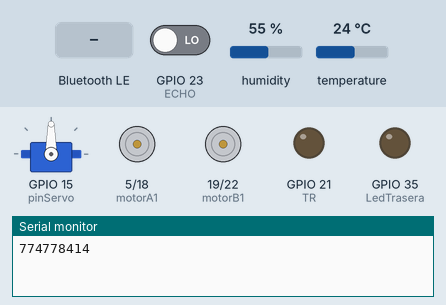
Simulated run of this sketch. Board: ESP32. Parts: servo, motor-driver pin pairs drawn as motors (green arrow = first pin HIGH = forward, orange = second pin HIGH = backward, longer = more drive, scaled by the enable pin), output pins drawn as LEDs (lit = HIGH), the last lines printed to the serial monitor. Dashed ring = blinking. Inputs (shaded band) come from the test bench; at power-on: GPIO 23 (ECHO) LOW, humidity 55 %, temperature 24 °C. Nothing arrives over Bluetooth unless stated; a phone connects over Bluetooth LE 3 s after start.

Above: at 1.2 s.
1.3 s: Bluetooth LE write "8" received
At 3.3 s:
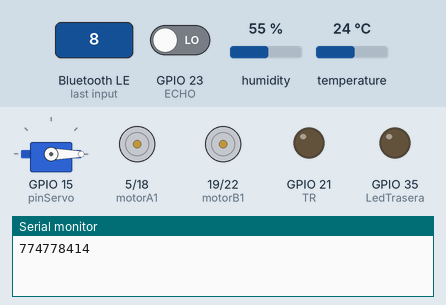
4.3 s: Bluetooth LE write "1" received
At 7.2 s:
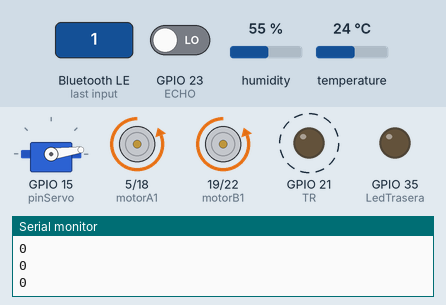
7.3 s: Bluetooth LE write "4" received
At 10.1 s:
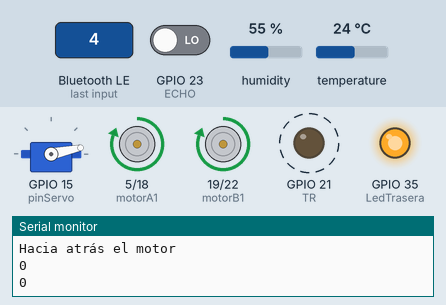
10.3 s: Bluetooth LE write "2" received
At 11.1 s:
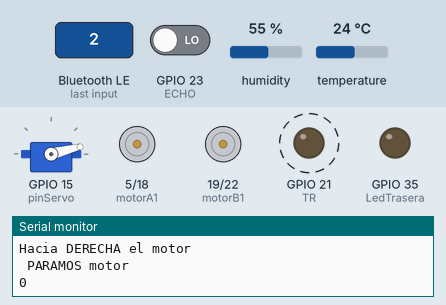
13.3 s: Bluetooth LE write "5" received
16.3 s: Bluetooth LE write "3" received
At 18.8 s:
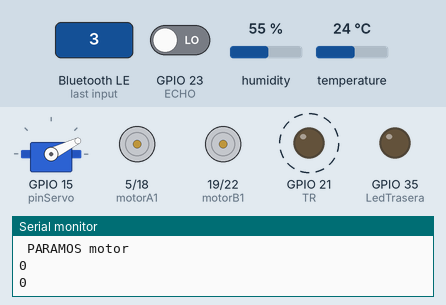
Timing chart, 0 to 27.2 s (numbered marks = the images above; inputs shaded):
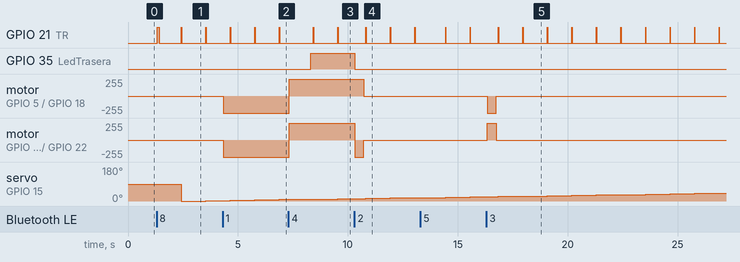

Measured:
- after the input at 1.3 s, GPIO 21 (TR): LOW → HIGH at once, then repeats every 1.0 s: LOW 1.0 s, HIGH 0.02 s; servo on GPIO 15 (pinServo): 90° → 0° after 1.1 s, → 2° 1.1 s later
- after the input at 4.3 s, motor on GPIO 5 (motorA1) / GPIO 18 (motorA2), motor on GPIO 19 (motorB1) / GPIO 22 (motorB2): stopped → backward 255/255 at once
- after the input at 7.3 s, GPIO 35 (LedTrasera): LOW → HIGH after 1.0 s; motor on GPIO 5 (motorA1) / GPIO 18 (motorA2), motor on GPIO 19 (motorB1) / GPIO 22 (motorB2): backward 255/255 → forward 255/255 at once
- after the input at 10.3 s, GPIO 35 (LedTrasera): HIGH → LOW at once; motor on GPIO 5 (motorA1) / GPIO 18 (motorA2): forward 255/255 → stopped after 0.42 s; motor on GPIO 19 (motorB1) / GPIO 22 (motorB2): forward 255/255 → backward 255/255 at once, → stopped 0.40 s later
- after the input at 16.3 s, motor on GPIO 5 (motorA1) / GPIO 18 (motorA2): stopped → backward 255/255 after 0.05 s, → stopped 0.40 s later; motor on GPIO 19 (motorB1) / GPIO 22 (motorB2): stopped → forward 255/255 after 0.05 s, → stopped 0.40 s later

The sketch:

carController.ino
```cpp
/*
    Based on Neil Kolban example for IDF: https://github.com/nkolban/esp32-snippets/blob/master/cpp_utils/tests/BLE%20Tests/SampleWrite.cpp
    Ported to Arduino ESP32 by Evandro Copercini
*/

#include <BLEDevice.h>
#include <BLEUtils.h>
#include <BLEServer.h>
#include <ESP32Servo.h>
#include <dht11.h>

// See the following for generating UUIDs:
// https://www.uuidgenerator.net/

#define SERVICE_UUID "4fafc201-1fb5-459e-8fcc-c5c9c331914b"
#define CHARACTERISTIC_UUID "beb5483e-36e1-4688-b7f5-ea07361b26a8"

#define enableA 4
#define motorA1 5
#define motorA2 18

#define enableB 2
#define motorB1 19
#define motorB2 22

int LedTrasera = 35;

//variable para el uso del servomotor
int pos = 0;
int i = 0;
int pinServo = 15;

int TR = 21;
int ECHO = 23;
int DISTANCIA;
int DURACION;

Servo servo_15;

/*
  importación de libreria de temperatura y
  pin que usara el sensor
*/
dht11 DHT11;
#define DHT11PIN 13

//variable global que contiene el valor de las peticiones
char req = '0';
char result;

//variable int que definira a donde girara el carro
int mover = 1;
int turnTime = 2000;

/*
  variable que almacenará el valor de la temperatura
*/
float temperatura = 0.0;
/*
  se crea esta clase para escuchar las peticiones que realiza el usuario
  mediante la conexion bluetooth
*/
class MyCallbacks : public BLECharacteristicCallbacks {
  void onWrite(BLECharacteristic *pCharacteristic) {
    //se captura el valor que envio el usuario
    std::string value = pCharacteristic->getValue();

    //se valida que tenga valores el dato enviado
    if (value.length() > 0) {

      // el valor llega en formato array, y se extrae la posicion 0
      req = value[0];

      //se habilitan los motores
      digitalWrite(enableA, HIGH);
      digitalWrite(enableB, HIGH);

      int chk = 0;
      std::string response = "";
      //se realizan validaciones para la acción que va ejecutar
      switch (req) {
        case '1':
          mover(1);
          break;
        case '2':
          mover(2);
          delay(400);
          stop();
          break;
        case '3':
          mover(3);
          delay(400);
          stop();
          break;
        case '4':
          mover(4);
          break;
        case '0':
          stop();
          break;
        case '8':
          //se habilita modo automatico
          result = 'enabled';
          break;
        case '9':
          //se habilita modo manual
          result = 'disabled';
          break;
        case '5':
          Serial.println("Iniciando escaneo de tempeartura ");
          Serial.print(req);

          //se habilita modo senso de temperatura

          //se lee el valor de temperatura y se realizan validaciones
          //para identificar que sucedió con la lectura
          delay(1000);
          chk = DHT11.read(DHT11PIN);
          switch (chk) {
            case DHTLIB_OK:
              Serial.println("Correcto");
              response = "Correcto";
              temperature(pCharacteristic, response);
              break;
            case DHTLIB_ERROR_CHECKSUM:
              Serial.println("Error de datos");
              response = "Error de datos";
              temperatureFailure(pCharacteristic, response);
              break;
            case DHTLIB_ERROR_TIMEOUT:
              Serial.println("Error de tiempo de espera");
              response = "Error de tiempo de espera";
              temperatureFailure(pCharacteristic, response);
              break;
            default:
              Serial.println("Error desconocido");
              response = "Error desconocido";
              temperatureFailure(pCharacteristic, response);
              break;
          }
          break;
        default:
          req = 'go';
          stop();
          break;
      }
    }
  }

  void temperature(BLECharacteristic *pCharacteristic, std::string response) {
    Serial.print("Humedad (%): ");
    Serial.println((float)DHT11.humidity, 1);

    Serial.print("Temperatura (C): ");
    Serial.println((float)DHT11.temperature, 1);
    temperatura = (float)DHT11.temperature;

    //se convierte a string el valor float
    char buffer[10];
    itoa(temperatura, buffer, 10);
    response = buffer;
    temperatura = 0;

    Serial.print("*** ");
    Serial.println(response.c_str());

    //se envia el valor que se valido
    pCharacteristic->setValue(response);
    //pCharacteristic->notify();  // Notifica al cliente que hay nuevos datos disponibles
  }

  void temperatureFailure(BLECharacteristic *pCharacteristic, std::string res) {
    pCharacteristic->setValue(res);
    //pCharacteristic->notify();  // Notifica al cliente que hay nuevos datos disponibles
  }

  //función que valida que acción tomar
  void mover(int direccion) {
    switch (direccion) {

      case 1:  // Hacia delante
        Serial.println("Hacia delante el motor");
        digitalWrite(motorA1, LOW);
        digitalWrite(motorA2, HIGH);
        digitalWrite(motorB1, LOW);
        digitalWrite(motorB2, HIGH);
        digitalWrite(LedTrasera, LOW);
        break;

      case 2:  // Hacia la derecha
        Serial.println("Hacia DERECHA el motor");
        digitalWrite(motorA1, HIGH);
        digitalWrite(motorA2, LOW);
        digitalWrite(motorB1, LOW);
        digitalWrite(motorB2, HIGH);
        digitalWrite(LedTrasera, LOW);
        break;

      case 3:  // Hacia la izquierda
        Serial.println("Hacia IZQUIERDA el motor");
        digitalWrite(motorA1, LOW);
        digitalWrite(motorA2, HIGH);
        digitalWrite(motorB1, HIGH);
        digitalWrite(motorB2, LOW);
        digitalWrite(LedTrasera, LOW);
        break;

      case 4:  // Hacia atrás
        Serial.println("Hacia atrás el motor");
        digitalWrite(motorA1, HIGH);
        digitalWrite(motorA2, LOW);
        digitalWrite(motorB1, HIGH);
        digitalWrite(motorB2, LOW);
        delay(1000);
        digitalWrite(LedTrasera, HIGH);
        break;
    }
  }

  void stop() {
    Serial.println(" PARAMOS motor");
    digitalWrite(enableA, LOW);
    digitalWrite(enableB, LOW);
    digitalWrite(motorA1, LOW);
    digitalWrite(motorA2, LOW);
    digitalWrite(motorB1, LOW);
    digitalWrite(motorB2, LOW);
    digitalWrite(LedTrasera, LOW);
  }
};


void setup() {
  Serial.begin(115200);

  Serial.print('Iniciando.....');

  int chk = DHT11.read(DHT11PIN);

  servo_15.attach(pinServo, 500, 25000);

  //se definen los pines de salida y entrada
  pinMode(TR, OUTPUT);
  pinMode(ECHO, INPUT);

  pinMode(enableA, OUTPUT);
  pinMode(motorA1, OUTPUT);
  pinMode(motorA2, OUTPUT);
  pinMode(enableB, OUTPUT);
  pinMode(motorB1, OUTPUT);
  pinMode(motorB2, OUTPUT);
  pinMode(LedTrasera, OUTPUT);


  //se asigna el nombre del dispositivo
  BLEDevice::init("MyCarController");
  BLEServer *pServer = BLEDevice::createServer();

  BLEService *pService = pServer->createService(SERVICE_UUID);

  BLECharacteristic *pCharacteristic = pService->createCharacteristic(
    CHARACTERISTIC_UUID,
    BLECharacteristic::PROPERTY_READ | BLECharacteristic::PROPERTY_WRITE);

  pCharacteristic->setCallbacks(new MyCallbacks());

  pCharacteristic->setValue("Hello World");
  pService->start();

  BLEAdvertising *pAdvertising = pServer->getAdvertising();
  pAdvertising->start();
}

void loop() {

  // si el valor es 8, el carro es autonomo
  if (req == '8') {
    bool move = rideCar();
    if (!move) {
      int gradosPos = 180;
      int newDistancia = 0;
      int grado = 0;

      for (pos = 0; pos <= gradosPos; pos += 2) {
        // tell servo to go to position in variable 'pos'
        //por cada posición se realiza la medición de distancia
        servo_15.write(pos);
        digitalWrite(TR, HIGH);
        delay(15);
        digitalWrite(TR, LOW);
        DURACION = pulseIn(ECHO, HIGH);
        DISTANCIA = DURACION / 58.2;
        Serial.println(DISTANCIA);
        delay(100);

        if (DISTANCIA >= 70) {
          if (DISTANCIA >= newDistancia) {
            newDistancia = DISTANCIA;
            grado = pos;
          }
        }
      }
      for (pos = 180; pos >= 90; pos -= 1) {
        //decirle al servo que vaya a la posición en la variable 'pos'
        servo_15.write(pos);
        if (req == '9') {
          break;
        }
        // wait 15 ms for servo to reach the position
        delay(15);  // Wait for 15 millisecond(s)
      }
      //retroceder(1000);
      delay(100);
      girar(grado);
    }
  } else if (result == 'disabled') {
    stop();
  }
}

bool rideCar() {
  //se lee la distancia a la que se encuentra los objetos
  bool run = false;
  digitalWrite(TR, HIGH);
  delay(100);
  digitalWrite(TR, LOW);
  DURACION = pulseIn(ECHO, HIGH);
  DISTANCIA = DURACION / 58.2;
  //Asignar rango de medicion;
  if (DISTANCIA <= 1260 && DISTANCIA >= 55) {
    Serial.println("Hacia delante el motor");
    digitalWrite(motorA1, LOW);
    digitalWrite(motorA2, HIGH);
    digitalWrite(motorB1, LOW);
    digitalWrite(motorB2, HIGH);
    run = true;
  } else {
    digitalWrite(enableA, LOW);
    digitalWrite(enableB, LOW);
    digitalWrite(motorA1, LOW);
    digitalWrite(motorA2, LOW);
    digitalWrite(motorB1, LOW);
    digitalWrite(motorB2, LOW);
  }
  return run;
}

void girar(int grado) {
  int wait = 0;
  if (grado == 0) {
    retroceder(500);
    delay(1000);
    girarIzquierda(135);
    delay(1000);
  } else {
    if (grado <= 90) {
      wait = girarDerecha(grado);
    } else {
      wait = girarIzquierda(grado);
    }
  }
  delay(wait);
  stop();
}

int girarDerecha(int grado) {
  int wait = 0;
  Serial.println("Hacia DERECHA el motor");
  digitalWrite(motorA1, HIGH);
  digitalWrite(motorA2, LOW);
  digitalWrite(motorB1, LOW);
  digitalWrite(motorB2, HIGH);
  wait = ((90 - grado) * turnTime) / 90;
  return wait;
}

int girarIzquierda(int grado) {
  int wait = 0;
  Serial.println("Hacia IZQUIERDA el motor");
  digitalWrite(motorA1, LOW);
  digitalWrite(motorA2, HIGH);
  digitalWrite(motorB1, HIGH);
  digitalWrite(motorB2, LOW);
  wait = ((grado - 90) * turnTime) / 180;
  return wait;
}

void retroceder(int wait) {
  Serial.println("Hacia atrás el motor");
  digitalWrite(motorA1, HIGH);
  digitalWrite(motorA2, LOW);
  digitalWrite(motorB1, HIGH);
  digitalWrite(motorB2, LOW);
  delay(wait);
}

void stop() {
  Serial.println(" PARAMOS motor");
  digitalWrite(enableA, LOW);
  digitalWrite(enableB, LOW);
  digitalWrite(motorA1, LOW);
  digitalWrite(motorA2, LOW);
  digitalWrite(motorB1, LOW);
  digitalWrite(motorB2, LOW);
}
```
